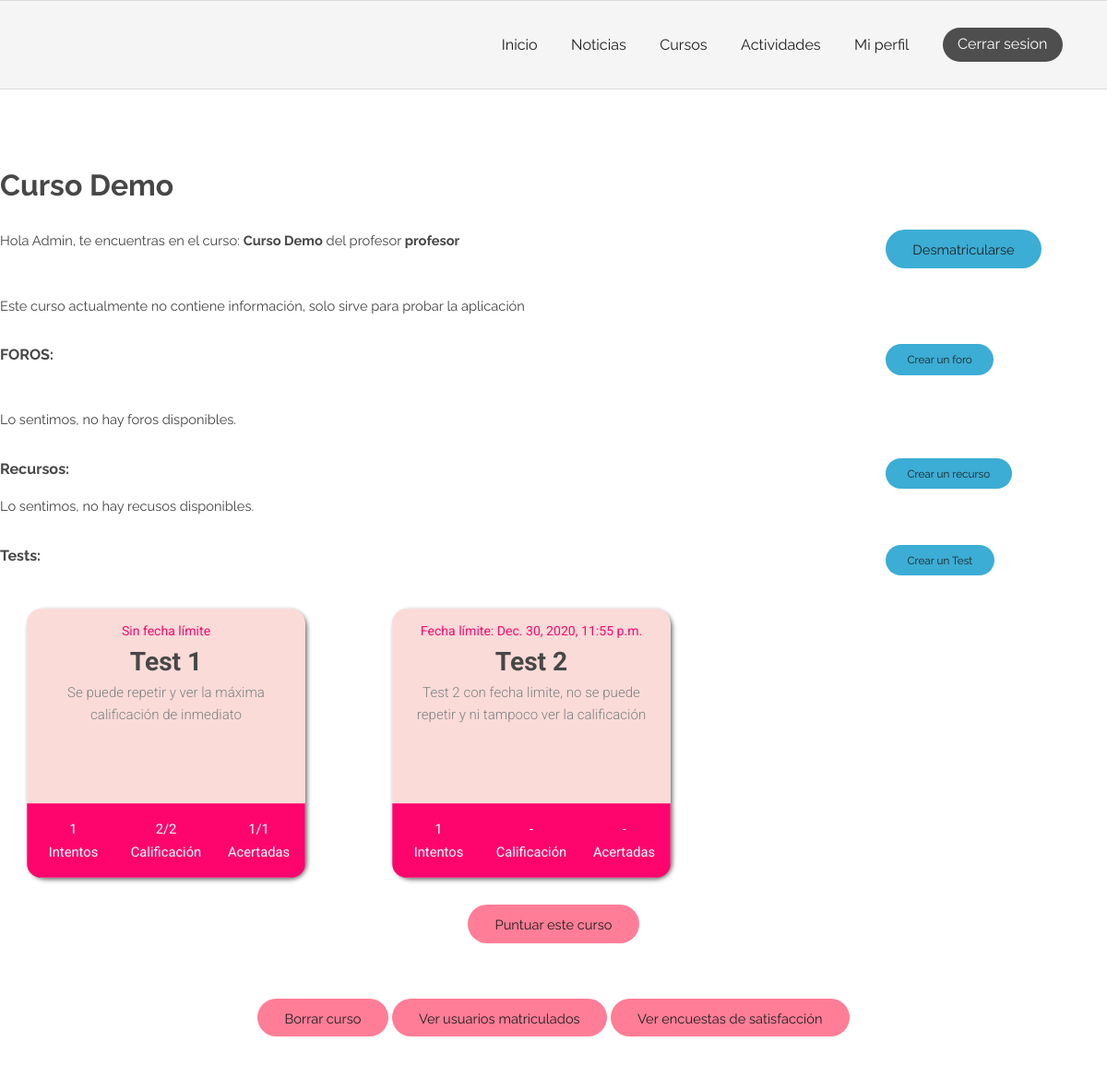
Before: /courses/1/ (signed in, upper part) with the older database file.
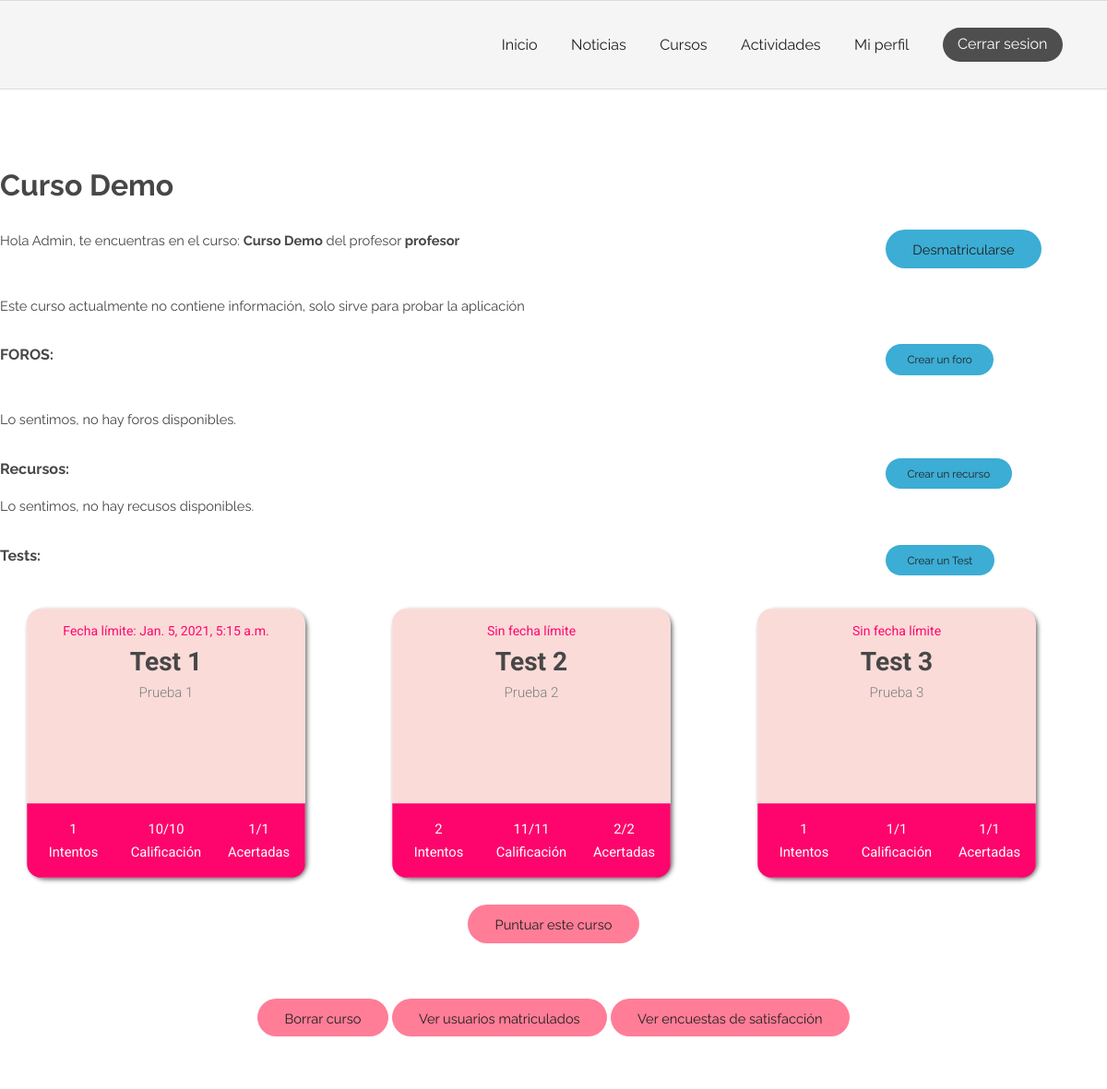
After: the same page with the newer database file.
### quiz/models.py (models this page shows, shortened)
class Quiz(models.Model):
    title = models.CharField(max_length=50)
    description = models.CharField(max_length=1000, blank=True, null=True)
    maximum_date = models.DateTimeField(verbose_name="Maximum Date", null=True, blank=True)
    repeatable = models.BooleanField()
    show_qualification = models.BooleanField(default=False)
    show_quiz = models.BooleanField(default=False)
    activity = models.ForeignKey(Activity, on_delete=models.CASCADE, null=True, blank=True)
    course = models.ForeignKey(Course, on_delete=models.CASCADE, null=True, blank=True)
    class Meta:
        constraints = [
            models.CheckConstraint(
                check = (
                    models.Q(activity__isnull = True, course__isnull = False)
                    |
                    models.Q(activity__isnull = False, course__isnull = True)
                ),
                name='Quiz_activityAndCourse_are_null_or_notnull'
            ),
        ]

### courses/views.py (the view)
# urls.py: path('<int:course_id>/', views.join, name='join'), # /courses/curso/1
@login_required
def join(request, course_id):
    course = get_object_or_404(Course, pk=course_id)
    success = False
    isOwner = is_owner(request.user, course.teacher)
    if request.user not in course.enrolled_users.all() and not isOwner :
        return inscription(request, course_id)
    forumListCourse = Forum.objects.filter(activityCourseType=COURSE, activityCourseFk=course.id)
    resourceListCourse = Resource.objects.filter(activityCourseType=COURSE, activityCourseFk=course.id)
    dic_test = {}
    if isOwner or request.user.is_superuser:
        quizListCourse = Quiz.objects.filter(course=course)
    else:
        quizListCourse = Quiz.objects.filter(course=course, show_quiz=True)
    for q in quizListCourse:
        qualifications = Qualification.objects.filter(quiz=q, user=request.user)
        attempts = qualifications.count()
        max_user_qualification = qualifications.order_by('-total_score').first()
        if max_user_qualification and q.show_qualification:
            list_questions = Question.objects.filter(quiz=q)
            max_qualification = list_questions.aggregate(Sum('question_score'))['question_score__sum']
            num_questions = list_questions.count()
            dic_test[q.id] = [
                str(attempts),
                str(max_user_qualification.total_score)+'/'+str(max_qualification),
                str(max_user_qualification.total_correct_questions)+'/'+str(num_questions)
            ]
        else:
            dic_test[q.id] = [str(attempts), None, None]
    show_de_enroll = False
    if request.user in course.enrolled_users.all():
        show_de_enroll = True
    show_review = False
    if Review.objects.all().filter(user=request.user, enrollable_id=course.id).count() <= 0:
        show_review = True
    context = {
        'course': course,
        'success': success,
        'usuario': request.user,
        'isOwner': isOwner,
        'show_de_enroll':show_de_enroll,
        'show_review' : show_review,
        'forumListCourse': forumListCourse,
        'resourceListCourse': resourceListCourse,
        'dic_test':dic_test,
        'quizListCourse': quizListCourse,
        'courseOrActivity': COURSE
    }
    return render(request, 'courses/curso.html', context)

### AprendeAyudando/templatetags/auth_extras.py (called while the page is built)
@register.filter(name='is_owner')
def is_owner(user, request_user):
    return True if user==request_user else False

@register.filter(name='get_item_from_index')
def get_list_items_card(list, quiz_id):
    return list[quiz_id]

### AprendeAyudando/templates/courses/curso.html (shortened to what the changed rows need)
{% extends "registration/base.html" %}
{% block style %}
    {% load static %}
    <link rel="stylesheet" type="text/css" href="{% static 'courses/style.css' %}">
{% endblock %}
{% block content %}
<section class="wrapper login">
    {% load auth_extras %}
    <div class="container 100%">
        <h1 style="padding-left: 0px;" class="courseTitle">{{ course.title }}</h1>
            <div class="quizElements">
                {% if quizListCourse %}
                        {% for quiz in quizListCourse %}
                            <a href="{% url 'quiz:startQuiz' quiz.id %}" class="quizElements">
                            <div class="card">
                                <div class="card-text">
                                    {% if quiz.maximum_date is not None %}
                                        <span class="date">Fecha límite: {{quiz.maximum_date}}</span>
                                    {% else %}
                                        <span class="date">Sin fecha límite</span>
                                    {% endif %}
                                    <h2 class="clearh2">{{ quiz.title }}</h2>
                                    <p>{{ quiz.description }}</p>
                                </div>
                                {% with list_info=dic_test|get_item_from_index:quiz.id %}
                                    <div class="card-stats">
                                        <div class="stat">
                                            <div class="value">{{list_info|get_item_from_index:0}}</div>
                                            <div class="type">Intentos</div>
                                        </div>
                                        <div class="stat border">
                                            <div class="value">
                                                {% if list_info|get_item_from_index:1 is None %}
                                                    -
                                                {% else %}
                                                    {{list_info|get_item_from_index:1}}
                                                {% endif %}
                                            </div>
                                            <div class="type">Calificación</div>
                                        </div>
                                        <div class="stat">
                                            <div class="value">
                                                {% if list_info|get_item_from_index:2 is None %}
                                                    -
                                                {% else %}
                                                    {{list_info|get_item_from_index:2}}
                                                {% endif %}
                                            </div>
                                            <div class="type">Acertadas</div>
                                        </div>
                                    </div>
                                {% endwith %}
                            </div>
                            </a>
                        {% endfor %}
                {% else %}
                    <p>Lo sentimos, no hay tests disponibles.</p>
                {% endif %}
            </div>
</section>
{% endblock %}

Changed rows visible on the page:
removed Quiz: shows "Sin fecha límite", title "Test 1", description "Se puede repetir y ver la máxima calificación de inmediato", list_info "1", list_info "2/2", list_info "1/1"
removed Quiz: maximum_date "Dec. 30, 2020, 11:55 p.m.", title "Test 2", description "Test 2 con fecha limite, no se puede repetir y ni tampoco ver la calificación", course "1"
added Quiz: maximum_date "Jan. 5, 2021, 5:15 a.m.", title "Test 1", description "Prueba 1", list_info "1", list_info "10/10", list_info "1/1"
added Quiz: shows "Sin fecha límite", title "Test 2", description "Prueba 2", list_info "2", list_info "11/11", list_info "2/2"
added Quiz: shows "Sin fecha límite", title "Test 3", description "Prueba 3", list_info "1", list_info "1/1"
